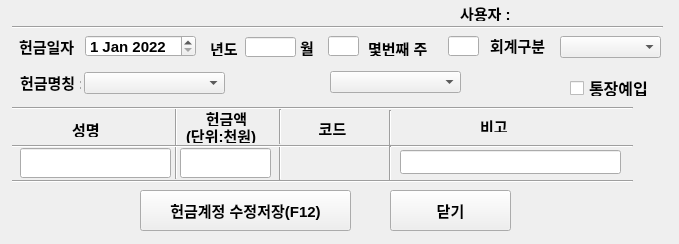
<?xml version="1.0" encoding="UTF-8"?>
<ui version="4.0">
 <class>Dialog</class>
 <widget class="QDialog" name="Dialog">
  <property name="enabled">
   <bool>true</bool>
  </property>
  <property name="geometry">
   <rect>
    <x>0</x>
    <y>0</y>
    <width>679</width>
    <height>244</height>
   </rect>
  </property>
  <property name="font">
   <font>
    <pointsize>11</pointsize>
    <weight>75</weight>
    <bold>true</bold>
   </font>
  </property>
  <property name="windowTitle">
   <string>Dialog</string>
  </property>
  <widget class="QLineEdit" name="year_widget">
   <property name="geometry">
    <rect>
     <x>245</x>
     <y>37</y>
     <width>51</width>
     <height>20</height>
    </rect>
   </property>
  </widget>
  <widget class="QLabel" name="user">
   <property name="geometry">
    <rect>
     <x>460</x>
     <y>5</y>
     <width>51</width>
     <height>16</height>
    </rect>
   </property>
   <property name="text">
    <string>사용자 :</string>
   </property>
  </widget>
  <widget class="Line" name="line_6">
   <property name="geometry">
    <rect>
     <x>168</x>
     <y>108</y>
     <width>16</width>
     <height>71</height>
    </rect>
   </property>
   <property name="orientation">
    <enum>Qt::Vertical</enum>
   </property>
  </widget>
  <widget class="Line" name="line_8">
   <property name="geometry">
    <rect>
     <x>270</x>
     <y>109</y>
     <width>20</width>
     <height>35</height>
    </rect>
   </property>
   <property name="orientation">
    <enum>Qt::Vertical</enum>
   </property>
  </widget>
  <widget class="Line" name="line">
   <property name="geometry">
    <rect>
     <x>12</x>
     <y>17</y>
     <width>651</width>
     <height>20</height>
    </rect>
   </property>
   <property name="orientation">
    <enum>Qt::Horizontal</enum>
   </property>
  </widget>
  <widget class="QLabel" name="name_1">
   <property name="geometry">
    <rect>
     <x>72</x>
     <y>121</y>
     <width>41</width>
     <height>16</height>
    </rect>
   </property>
   <property name="text">
    <string>성명</string>
   </property>
  </widget>
  <widget class="Line" name="line_11">
   <property name="geometry">
    <rect>
     <x>270</x>
     <y>145</y>
     <width>20</width>
     <height>35</height>
    </rect>
   </property>
   <property name="orientation">
    <enum>Qt::Vertical</enum>
   </property>
  </widget>
  <widget class="QLabel" name="year_hun">
   <property name="geometry">
    <rect>
     <x>210</x>
     <y>40</y>
     <width>41</width>
     <height>16</height>
    </rect>
   </property>
   <property name="text">
    <string>년도</string>
   </property>
  </widget>
  <widget class="Line" name="line_4">
   <property name="geometry">
    <rect>
     <x>12</x>
     <y>138</y>
     <width>621</width>
     <height>16</height>
    </rect>
   </property>
   <property name="orientation">
    <enum>Qt::Horizontal</enum>
   </property>
  </widget>
  <widget class="QLabel" name="marks_1">
   <property name="geometry">
    <rect>
     <x>480</x>
     <y>120</y>
     <width>56</width>
     <height>12</height>
    </rect>
   </property>
   <property name="text">
    <string>비고</string>
   </property>
  </widget>
  <widget class="QLabel" name="amount_1">
   <property name="geometry">
    <rect>
     <x>196</x>
     <y>110</y>
     <width>61</width>
     <height>16</height>
    </rect>
   </property>
   <property name="text">
    <string>헌금액</string>
   </property>
   <property name="alignment">
    <set>Qt::AlignCenter</set>
   </property>
  </widget>
  <widget class="QLabel" name="hun_date">
   <property name="geometry">
    <rect>
     <x>19</x>
     <y>36</y>
     <width>65</width>
     <height>20</height>
    </rect>
   </property>
   <property name="text">
    <string>헌금일자</string>
   </property>
  </widget>
  <widget class="Line" name="line_10">
   <property name="geometry">
    <rect>
     <x>380</x>
     <y>110</y>
     <width>20</width>
     <height>35</height>
    </rect>
   </property>
   <property name="orientation">
    <enum>Qt::Vertical</enum>
   </property>
  </widget>
  <widget class="QLabel" name="hun_name">
   <property name="geometry">
    <rect>
     <x>20</x>
     <y>72</y>
     <width>61</width>
     <height>21</height>
    </rect>
   </property>
   <property name="text">
    <string>헌금명칭 :</string>
   </property>
  </widget>
  <widget class="Line" name="line_12">
   <property name="geometry">
    <rect>
     <x>380</x>
     <y>146</y>
     <width>20</width>
     <height>35</height>
    </rect>
   </property>
   <property name="orientation">
    <enum>Qt::Vertical</enum>
   </property>
  </widget>
  <widget class="QLineEdit" name="marks_widget">
   <property name="geometry">
    <rect>
     <x>400</x>
     <y>150</y>
     <width>221</width>
     <height>24</height>
    </rect>
   </property>
  </widget>
  <widget class="QComboBox" name="hun_name_widget">
   <property name="geometry">
    <rect>
     <x>84</x>
     <y>72</y>
     <width>141</width>
     <height>22</height>
    </rect>
   </property>
  </widget>
  <widget class="QLabel" name="fix_hun_detail">
   <property name="geometry">
    <rect>
     <x>246</x>
     <y>75</y>
     <width>79</width>
     <height>16</height>
    </rect>
   </property>
   <property name="text">
    <string/>
   </property>
  </widget>
  <widget class="Line" name="line_2">
   <property name="geometry">
    <rect>
     <x>12</x>
     <y>100</y>
     <width>621</width>
     <height>16</height>
    </rect>
   </property>
   <property name="orientation">
    <enum>Qt::Horizontal</enum>
   </property>
  </widget>
  <widget class="QLabel" name="user_widget">
   <property name="geometry">
    <rect>
     <x>530</x>
     <y>7</y>
     <width>56</width>
     <height>14</height>
    </rect>
   </property>
   <property name="text">
    <string/>
   </property>
  </widget>
  <widget class="Line" name="line_5">
   <property name="geometry">
    <rect>
     <x>12</x>
     <y>173</y>
     <width>621</width>
     <height>16</height>
    </rect>
   </property>
   <property name="orientation">
    <enum>Qt::Horizontal</enum>
   </property>
  </widget>
  <widget class="QLineEdit" name="amount_widget">
   <property name="geometry">
    <rect>
     <x>180</x>
     <y>148</y>
     <width>91</width>
     <height>30</height>
    </rect>
   </property>
   <property name="text">
    <string/>
   </property>
   <property name="alignment">
    <set>Qt::AlignRight|Qt::AlignTrailing|Qt::AlignVCenter</set>
   </property>
  </widget>
  <widget class="QPushButton" name="huncancel_button">
   <property name="geometry">
    <rect>
     <x>390</x>
     <y>190</y>
     <width>121</width>
     <height>41</height>
    </rect>
   </property>
   <property name="font">
    <font>
     <pointsize>11</pointsize>
     <weight>75</weight>
     <bold>true</bold>
    </font>
   </property>
   <property name="text">
    <string>닫기</string>
   </property>
   <property name="autoDefault">
    <bool>false</bool>
   </property>
  </widget>
  <widget class="QPushButton" name="hunsave_button">
   <property name="geometry">
    <rect>
     <x>140</x>
     <y>190</y>
     <width>211</width>
     <height>41</height>
    </rect>
   </property>
   <property name="font">
    <font>
     <pointsize>11</pointsize>
     <weight>75</weight>
     <bold>true</bold>
    </font>
   </property>
   <property name="text">
    <string>헌금계정 수정저장(F12)</string>
   </property>
   <property name="shortcut">
    <string>F12</string>
   </property>
   <property name="autoDefault">
    <bool>false</bool>
   </property>
  </widget>
  <widget class="QDateEdit" name="hun_date_widget">
   <property name="geometry">
    <rect>
     <x>85</x>
     <y>35</y>
     <width>111</width>
     <height>22</height>
    </rect>
   </property>
   <property name="inputMethodHints">
    <set>Qt::ImhDate|Qt::ImhPreferNumbers</set>
   </property>
   <property name="currentSection">
    <enum>QDateTimeEdit::DaySection</enum>
   </property>
   <property name="date">
    <date>
     <year>2022</year>
     <month>1</month>
     <day>1</day>
    </date>
   </property>
  </widget>
  <widget class="QLabel" name="month_hun">
   <property name="geometry">
    <rect>
     <x>300</x>
     <y>37</y>
     <width>31</width>
     <height>20</height>
    </rect>
   </property>
   <property name="text">
    <string>월</string>
   </property>
  </widget>
  <widget class="QLineEdit" name="month_widget">
   <property name="geometry">
    <rect>
     <x>328</x>
     <y>36</y>
     <width>31</width>
     <height>20</height>
    </rect>
   </property>
  </widget>
  <widget class="QLabel" name="week_hun">
   <property name="geometry">
    <rect>
     <x>368</x>
     <y>40</y>
     <width>71</width>
     <height>16</height>
    </rect>
   </property>
   <property name="text">
    <string>몇번째 주</string>
   </property>
  </widget>
  <widget class="QLineEdit" name="week_widget">
   <property name="geometry">
    <rect>
     <x>448</x>
     <y>36</y>
     <width>31</width>
     <height>20</height>
    </rect>
   </property>
  </widget>
  <widget class="QLabel" name="sum_name_code_1">
   <property name="geometry">
    <rect>
     <x>307</x>
     <y>120</y>
     <width>51</width>
     <height>16</height>
    </rect>
   </property>
   <property name="text">
    <string>코드</string>
   </property>
   <property name="alignment">
    <set>Qt::AlignCenter</set>
   </property>
  </widget>
  <widget class="QLineEdit" name="registed_name">
   <property name="geometry">
    <rect>
     <x>20</x>
     <y>148</y>
     <width>151</width>
     <height>30</height>
    </rect>
   </property>
   <property name="font">
    <font>
     <pointsize>11</pointsize>
     <weight>75</weight>
     <bold>true</bold>
    </font>
   </property>
  </widget>
  <widget class="QComboBox" name="hun_detail_combo">
   <property name="enabled">
    <bool>true</bool>
   </property>
   <property name="geometry">
    <rect>
     <x>330</x>
     <y>71</y>
     <width>131</width>
     <height>22</height>
    </rect>
   </property>
   <property name="font">
    <font>
     <family>Agency FB</family>
     <pointsize>10</pointsize>
     <weight>75</weight>
     <bold>true</bold>
    </font>
   </property>
   <property name="currentText">
    <string/>
   </property>
   <property name="frame">
    <bool>true</bool>
   </property>
  </widget>
  <widget class="QCheckBox" name="Bankincome_check">
   <property name="geometry">
    <rect>
     <x>570</x>
     <y>80</y>
     <width>91</width>
     <height>16</height>
    </rect>
   </property>
   <property name="font">
    <font>
     <family>Agency FB</family>
     <pointsize>12</pointsize>
     <weight>75</weight>
     <bold>true</bold>
    </font>
   </property>
   <property name="acceptDrops">
    <bool>true</bool>
   </property>
   <property name="locale">
    <locale language="Kinyarwanda" country="Rwanda"/>
   </property>
   <property name="text">
    <string>통장예입</string>
   </property>
   <property name="autoRepeatDelay">
    <number>302</number>
   </property>
   <property name="tristate">
    <bool>false</bool>
   </property>
  </widget>
  <widget class="QLabel" name="label">
   <property name="geometry">
    <rect>
     <x>186</x>
     <y>127</y>
     <width>91</width>
     <height>16</height>
    </rect>
   </property>
   <property name="text">
    <string>(단위:천원)</string>
   </property>
  </widget>
  <widget class="QLabel" name="code1_widget">
   <property name="geometry">
    <rect>
     <x>287</x>
     <y>155</y>
     <width>91</width>
     <height>21</height>
    </rect>
   </property>
   <property name="text">
    <string/>
   </property>
  </widget>
  <widget class="QLabel" name="hun_name_2">
   <property name="geometry">
    <rect>
     <x>490</x>
     <y>35</y>
     <width>65</width>
     <height>21</height>
    </rect>
   </property>
   <property name="text">
    <string>회계구분</string>
   </property>
  </widget>
  <widget class="QComboBox" name="gubun_name_combo_widget">
   <property name="geometry">
    <rect>
     <x>560</x>
     <y>36</y>
     <width>101</width>
     <height>22</height>
    </rect>
   </property>
  </widget>
 </widget>
 <tabstops>
  <tabstop>year_widget</tabstop>
  <tabstop>month_widget</tabstop>
  <tabstop>week_widget</tabstop>
  <tabstop>gubun_name_combo_widget</tabstop>
  <tabstop>hun_name_widget</tabstop>
  <tabstop>hun_detail_combo</tabstop>
  <tabstop>registed_name</tabstop>
  <tabstop>amount_widget</tabstop>
  <tabstop>marks_widget</tabstop>
  <tabstop>hunsave_button</tabstop>
  <tabstop>huncancel_button</tabstop>
  <tabstop>Bankincome_check</tabstop>
  <tabstop>hun_date_widget</tabstop>
 </tabstops>
 <resources/>
 <connections>
  <connection>
   <sender>huncancel_button</sender>
   <signal>clicked()</signal>
   <receiver>Dialog</receiver>
   <slot>file_close()</slot>
   <hints>
    <hint type="sourcelabel">
     <x>488</x>
     <y>210</y>
    </hint>
    <hint type="destinationlabel">
     <x>532</x>
     <y>221</y>
    </hint>
   </hints>
  </connection>
  <connection>
   <sender>hunsave_button</sender>
   <signal>clicked()</signal>
   <receiver>Dialog</receiver>
   <slot>file_save()</slot>
   <hints>
    <hint type="sourcelabel">
     <x>153</x>
     <y>206</y>
    </hint>
    <hint type="destinationlabel">
     <x>79</x>
     <y>209</y>
    </hint>
   </hints>
  </connection>
 </connections>
 <slots>
  <slot>file_save()</slot>
  <slot>file_close()</slot>
 </slots>
</ui>
